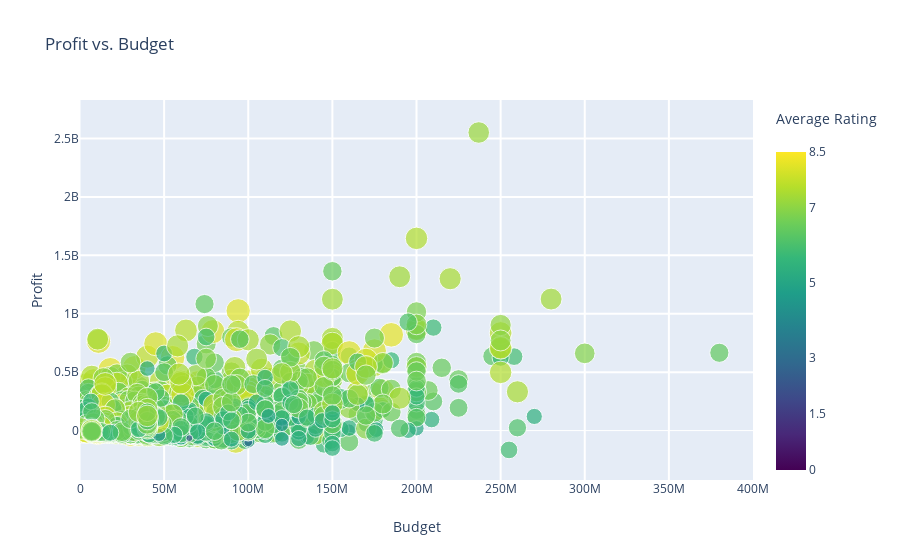

Source (notebook cell):
### Code cell
layout = go.Layout(
    title='Profit vs. Budget',
    xaxis=dict(
        title='Budget',
        gridcolor='rgb(255, 255, 255)',
        range=[0, 4e8],
        zerolinewidth=1,
        ticklen=5,
        gridwidth=2,
    ),
    yaxis=dict(
        title='Profit',
        gridcolor='rgb(255, 255, 255)',
        zerolinewidth=1,
        ticklen=5,
        gridwidth=2,
    )
)
data = [go.Scatter(
    x=df[df.budget>5000].budget.values, # Budget
    y=df[df.budget>5000].profit.values,  # Gross
    mode='markers',
    text= df[df.budget>5000].title.values, # Movie Titles
    marker=dict(
        size=3*(df[df.budget>5000].vote_average),
        sizeref=1.0,
        color=df[df.budget>5000].vote_average.values,
                
        colorbar=ColorBar(title='Average Rating<br> &nbsp;' , tickvals=[0,1.5,3,5,7,8.5]),

        showscale=True,
        colorscale='Viridis'
    ))]
fig = go.Figure(data=data, layout=layout)
iplot(fig)

### Figure 1 — Plotly figure (JSON) as saved in the notebook; plotly's stock layout.template omitted (floating-point values rounded to 4 significant figures; data arrays with more than 128 entries replaced by an {"elided": "..."} marker saying what was removed)
{"data": [{"marker": {"color": {"elided": "3728 float values"}, "colorbar": {"tickvals": [0, 1.5, 3, 5, 7, 8.5], "title": {"text": "Average Rating<br> &nbsp;"}}, "colorscale": [[0, "#440154"], [0.1111, "#482878"], [0.2222, "#3e4989"], [0.3333, "#31688e"], [0.4444, "#26828e"], [0.5556, "#1f9e89"], [0.6667, "#35b779"], [0.7778, "#6ece58"], [0.8889, "#b5de2b"], [1, "#fde725"]], "showscale": true, "size": {"elided": "3728 float values"}, "sizeref": 1}, "mode": "markers", "text": {"elided": "3728 str values"}, "type": "scatter", "x": {"elided": "3728 int values"}, "y": {"elided": "3728 int values"}}], "layout": {"title": {"text": "Profit vs. Budget"}, "xaxis": {"gridcolor": "rgb(255, 255, 255)", "gridwidth": 2, "range": [0, 400000000], "ticklen": 5, "title": {"text": "Budget"}, "zerolinewidth": 1}, "yaxis": {"gridcolor": "rgb(255, 255, 255)", "gridwidth": 2, "ticklen": 5, "title": {"text": "Profit"}, "zerolinewidth": 1}}}
